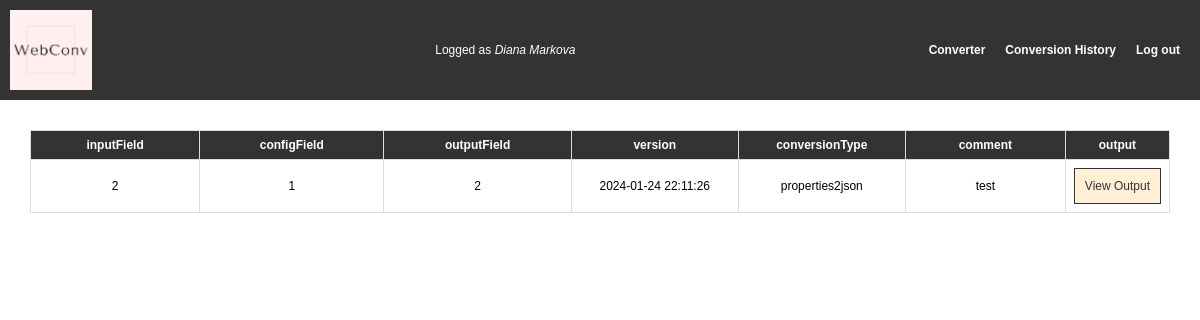
Screenshot of /src/profile_history.php (signed in) with the database file from the repository.
### tables this page shows
CREATE TABLE `ProfileHistory` (
  `username` varchar(200) NOT NULL,
  `inputField` int(11) DEFAULT NULL,
  `configField` int(11) DEFAULT NULL,
  `outputField` int(11) DEFAULT NULL,
  `version` datetime NOT NULL,
  `conversionType` varchar(50) DEFAULT NULL CHECK (`conversionType` in ('json2json','json2properties','properties2json','properties2properties')),
  `comment` varchar(500) DEFAULT NULL,
  `output` mediumtext DEFAULT NULL
);

### classes/db_handler.php (called while the page is built, shortened)
<?php
class Dbh {
    protected $connection;
    public function __construct() {
        $config = parse_ini_file('../config/config.ini', true);
        $host = $config['db']['host'];
        $db = $config['db']['db_name'];
        $user = $config['db']['user'];
        $password = $config['db']['password'];
        $type = $config['db']['db_type'];
        try {
            $this->connection = new PDO("$type:host=$host;dbname=$db", $user, $password,
                array(PDO::MYSQL_ATTR_INIT_COMMAND => "SET NAMES utf8"));
        } catch(PDOException $e) {
            echo "Connection failed: " . $e->getMessage();
        }
    }
    public function getConnection() {
        return $this->connection;
    }
}
?>

### classes/user.php (called while the page is built, shortened)
<?php
require_once 'db_handler.php';
class User {
    private $username;
    private $database;
    public function __construct($username="", $name="", $pwd="", $email="") {
        $this->username = $username;
        $this->database = new Dbh();
    }
    public function historyUserQuery() {
        try {
            $sql = "SELECT * FROM ProfileHistory WHERE username=:username ORDER BY version DESC";
            $stmt = $this->database->getConnection()->prepare($sql);
            $stmt->execute(["username" => $this->username]);
            $data = $stmt->fetchAll(PDO::FETCH_ASSOC);
            return ["success" => true, "data" => $data];
        } catch(PDOException $e) {
            return ["success" => false, "error" => $e->getMessage()];
        }
    }
}
?>

### src/profile_history.php (the view, shortened to what this page needs)
<?php
require_once ("./header_logged.php");
require_once("../classes/user.php");
$user = new User($_SESSION["username"]);
$profile_data = $user->historyUserQuery();
$columns = ["inputField", "configField", "outputField", "version",
            "conversionType", "comment", "output"];
if(!$profile_data["success"]) {
    header("Location: ./profile.php");
} else {
    $resultArray = $profile_data["data"];
    echo "<table>";
    echo "<tr>";
    foreach ($columns as $header) {
        echo "<th><strong>$header</strong></th>";
    }
    echo "</tr>";
    foreach ($resultArray as $row) {
        echo "<form method='post' action='./view_output.php'>";
        echo "<tr>";
        foreach ($columns as $header) {
            if ($header == "output") {
                echo "<input type='hidden' name='version' value='" . $row['version'] . "' />";
            } else {
                echo "<td>" . $row[$header] . "</td>";
            }
        }
        echo "<td><input class='button-view' type='submit' value='View Output'></td>";
        echo "</tr>";
        echo "</form>";
    }
    echo "</table>";
}
require_once("./footer.php");
?>

### css/styles.css (style rules this page uses)
body { margin: 0; padding: 0; font-family: Arial, sans-serif; font-size: 1vw; }
strong { font-weight: bold; }
form { display: flex; flex-direction: column; }
input { padding: 10px; width: 100%; box-sizing: border-box; font-size: 1vw; }
.button-view { background-color: papayawhip; color:#333; border: 1px solid #333; font-size: 1vw; }
table { border-collapse: collapse; width: 50%; margin: 20px; }
table, th, td { border: 1px solid #ddd; }
th, td { padding: 8px; text-align: left; }
th { color: white; background-color: #333; }
th:nth-child(4), td:nth-child(4) { width: 150px; }
th:nth-child(5), td:nth-child(5) { width: 150px; }
th:nth-child(7), td:nth-child(7) { width: 60px; }
table { border-collapse: collapse; width: 100%; }
th, td { border: 1px solid #ddd; padding: 8px; text-align: center; }

### rows the page displays
profilehistory: inputField "2", configField "1", outputField "2", version "2024-01-24 22:11:26", conversionType "properties2json", comment "test"

### other values shown
$_SESSION['name'] "Diana Markova"
$header "inputField"
$header "configField"
$header "outputField"
$header "version"
$header "conversionType"
$header "comment"
$header "output"
